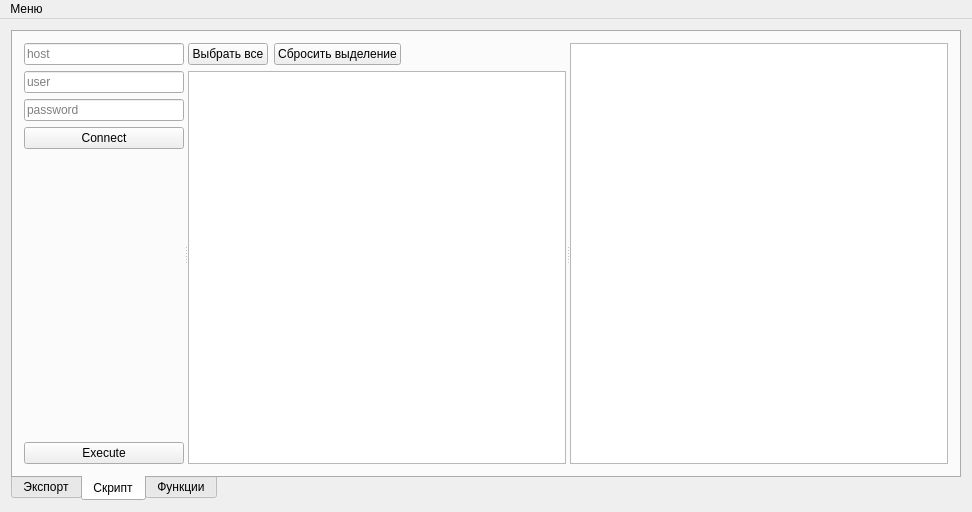
<?xml version="1.0" encoding="UTF-8"?>
<ui version="4.0">
 <class>MainWindow</class>
 <widget class="QMainWindow" name="MainWindow">
  <property name="geometry">
   <rect>
    <x>0</x>
    <y>0</y>
    <width>972</width>
    <height>512</height>
   </rect>
  </property>
  <property name="windowTitle">
   <string>Экспорт данных</string>
  </property>
  <widget class="QWidget" name="centralWidget">
   <layout class="QHBoxLayout" name="horizontalLayout">
    <item>
     <widget class="QTabWidget" name="tabWidget">
      <property name="tabPosition">
       <enum>QTabWidget::South</enum>
      </property>
      <property name="currentIndex">
       <number>1</number>
      </property>
      <widget class="QWidget" name="tab">
       <attribute name="title">
        <string>Экспорт</string>
       </attribute>
       <layout class="QHBoxLayout" name="horizontalLayout_2">
        <item>
         <widget class="QSplitter" name="splitter">
          <property name="orientation">
           <enum>Qt::Horizontal</enum>
          </property>
          <widget class="QFrame" name="frameSrc">
           <property name="frameShape">
            <enum>QFrame::StyledPanel</enum>
           </property>
           <property name="frameShadow">
            <enum>QFrame::Raised</enum>
           </property>
           <layout class="QVBoxLayout" name="verticalLayout_2">
            <property name="leftMargin">
             <number>0</number>
            </property>
            <property name="topMargin">
             <number>0</number>
            </property>
            <property name="rightMargin">
             <number>0</number>
            </property>
            <property name="bottomMargin">
             <number>0</number>
            </property>
            <item>
             <widget class="QLineEdit" name="editHostSrc">
              <property name="toolTip">
               <string>host</string>
              </property>
              <property name="placeholderText">
               <string>host</string>
              </property>
             </widget>
            </item>
            <item>
             <widget class="QLineEdit" name="editUserSrc">
              <property name="toolTip">
               <string>user</string>
              </property>
              <property name="placeholderText">
               <string>user</string>
              </property>
             </widget>
            </item>
            <item>
             <widget class="QLineEdit" name="editPasswordSrc">
              <property name="toolTip">
               <string>password</string>
              </property>
              <property name="echoMode">
               <enum>QLineEdit::Password</enum>
              </property>
              <property name="placeholderText">
               <string>password</string>
              </property>
             </widget>
            </item>
            <item>
             <widget class="QPushButton" name="btConnectSrc">
              <property name="text">
               <string>Connect</string>
              </property>
             </widget>
            </item>
            <item>
             <widget class="QComboBox" name="comboDbSrc">
              <property name="toolTip">
               <string>db</string>
              </property>
              <property name="editable">
               <bool>true</bool>
              </property>
              <property name="insertPolicy">
               <enum>QComboBox::NoInsert</enum>
              </property>
             </widget>
            </item>
            <item>
             <widget class="QComboBox" name="comboSchemaSrc">
              <property name="toolTip">
               <string>schema</string>
              </property>
              <property name="editable">
               <bool>true</bool>
              </property>
              <property name="insertPolicy">
               <enum>QComboBox::NoInsert</enum>
              </property>
             </widget>
            </item>
            <item>
             <widget class="QComboBox" name="comboTableSrc">
              <property name="toolTip">
               <string>table</string>
              </property>
              <property name="editable">
               <bool>true</bool>
              </property>
              <property name="insertPolicy">
               <enum>QComboBox::NoInsert</enum>
              </property>
             </widget>
            </item>
            <item>
             <widget class="QListWidget" name="listFieldsSrc"/>
            </item>
            <item>
             <widget class="QLineEdit" name="editWhere">
              <property name="toolTip">
               <string>Where</string>
              </property>
              <property name="placeholderText">
               <string>WHERE</string>
              </property>
             </widget>
            </item>
            <item>
             <widget class="QPushButton" name="btPrepare">
              <property name="text">
               <string>Prepare</string>
              </property>
             </widget>
            </item>
           </layout>
          </widget>
          <widget class="QTableWidget" name="tableData">
           <property name="editTriggers">
            <set>QAbstractItemView::NoEditTriggers</set>
           </property>
           <property name="selectionMode">
            <enum>QAbstractItemView::NoSelection</enum>
           </property>
           <property name="sortingEnabled">
            <bool>true</bool>
           </property>
          </widget>
          <widget class="QFrame" name="frameDsc">
           <property name="frameShape">
            <enum>QFrame::StyledPanel</enum>
           </property>
           <property name="frameShadow">
            <enum>QFrame::Raised</enum>
           </property>
           <layout class="QVBoxLayout" name="verticalLayout">
            <property name="leftMargin">
             <number>0</number>
            </property>
            <property name="topMargin">
             <number>0</number>
            </property>
            <property name="rightMargin">
             <number>0</number>
            </property>
            <property name="bottomMargin">
             <number>0</number>
            </property>
            <item>
             <widget class="QLineEdit" name="editHostDsc">
              <property name="toolTip">
               <string>host</string>
              </property>
              <property name="placeholderText">
               <string>host</string>
              </property>
             </widget>
            </item>
            <item>
             <widget class="QLineEdit" name="editUserDsc">
              <property name="toolTip">
               <string>user</string>
              </property>
              <property name="placeholderText">
               <string>user</string>
              </property>
             </widget>
            </item>
            <item>
             <widget class="QLineEdit" name="editPasswordDsc">
              <property name="toolTip">
               <string>password</string>
              </property>
              <property name="echoMode">
               <enum>QLineEdit::Password</enum>
              </property>
              <property name="placeholderText">
               <string>password</string>
              </property>
             </widget>
            </item>
            <item>
             <widget class="QPushButton" name="btConnectDsc">
              <property name="text">
               <string>Connect</string>
              </property>
             </widget>
            </item>
            <item>
             <widget class="QComboBox" name="comboDbDsc">
              <property name="toolTip">
               <string>db</string>
              </property>
              <property name="editable">
               <bool>true</bool>
              </property>
              <property name="insertPolicy">
               <enum>QComboBox::NoInsert</enum>
              </property>
             </widget>
            </item>
            <item>
             <widget class="QComboBox" name="comboSchemaDsc">
              <property name="toolTip">
               <string>schema</string>
              </property>
              <property name="editable">
               <bool>true</bool>
              </property>
              <property name="insertPolicy">
               <enum>QComboBox::NoInsert</enum>
              </property>
             </widget>
            </item>
            <item>
             <widget class="QComboBox" name="comboTableDsc">
              <property name="toolTip">
               <string>table</string>
              </property>
              <property name="editable">
               <bool>true</bool>
              </property>
              <property name="insertPolicy">
               <enum>QComboBox::NoInsert</enum>
              </property>
             </widget>
            </item>
            <item>
             <widget class="QListWidget" name="listFieldsDsc"/>
            </item>
            <item>
             <widget class="QCheckBox" name="checkBox">
              <property name="text">
               <string>Очистка перед экспортом</string>
              </property>
             </widget>
            </item>
            <item>
             <widget class="QPushButton" name="btExport">
              <property name="text">
               <string>Export</string>
              </property>
             </widget>
            </item>
           </layout>
          </widget>
         </widget>
        </item>
       </layout>
      </widget>
      <widget class="QWidget" name="tab_2">
       <attribute name="title">
        <string>Скрипт</string>
       </attribute>
       <layout class="QHBoxLayout" name="horizontalLayout_3">
        <item>
         <widget class="QSplitter" name="splitter_2">
          <property name="orientation">
           <enum>Qt::Horizontal</enum>
          </property>
          <widget class="QFrame" name="frame">
           <property name="frameShape">
            <enum>QFrame::NoFrame</enum>
           </property>
           <property name="frameShadow">
            <enum>QFrame::Raised</enum>
           </property>
           <layout class="QVBoxLayout" name="verticalLayout_3">
            <property name="leftMargin">
             <number>0</number>
            </property>
            <property name="topMargin">
             <number>0</number>
            </property>
            <property name="rightMargin">
             <number>0</number>
            </property>
            <property name="bottomMargin">
             <number>0</number>
            </property>
            <item>
             <widget class="QLineEdit" name="editScriptHost">
              <property name="placeholderText">
               <string>host</string>
              </property>
             </widget>
            </item>
            <item>
             <widget class="QLineEdit" name="editScriptUser">
              <property name="placeholderText">
               <string>user</string>
              </property>
             </widget>
            </item>
            <item>
             <widget class="QLineEdit" name="editScriptPassword">
              <property name="echoMode">
               <enum>QLineEdit::Password</enum>
              </property>
              <property name="placeholderText">
               <string>password</string>
              </property>
             </widget>
            </item>
            <item>
             <widget class="QPushButton" name="btScriptConnect">
              <property name="text">
               <string>Connect</string>
              </property>
             </widget>
            </item>
            <item>
             <spacer name="verticalSpacer">
              <property name="orientation">
               <enum>Qt::Vertical</enum>
              </property>
              <property name="sizeHint" stdset="0">
               <size>
                <width>20</width>
                <height>248</height>
               </size>
              </property>
             </spacer>
            </item>
            <item>
             <widget class="QPushButton" name="btScriptExecute">
              <property name="text">
               <string>Execute</string>
              </property>
             </widget>
            </item>
           </layout>
          </widget>
          <widget class="QWidget" name="widget" native="true">
           <layout class="QVBoxLayout" name="verticalLayout_5">
            <property name="leftMargin">
             <number>0</number>
            </property>
            <property name="topMargin">
             <number>0</number>
            </property>
            <property name="rightMargin">
             <number>0</number>
            </property>
            <property name="bottomMargin">
             <number>0</number>
            </property>
            <item>
             <widget class="QWidget" name="widget_2" native="true">
              <layout class="QHBoxLayout" name="horizontalLayout_5">
               <property name="leftMargin">
                <number>0</number>
               </property>
               <property name="topMargin">
                <number>0</number>
               </property>
               <property name="rightMargin">
                <number>0</number>
               </property>
               <property name="bottomMargin">
                <number>0</number>
               </property>
               <item>
                <widget class="QPushButton" name="btScriptSelectAll">
                 <property name="text">
                  <string>Выбрать все</string>
                 </property>
                </widget>
               </item>
               <item>
                <widget class="QPushButton" name="btScriptUnselectAll">
                 <property name="text">
                  <string>Сбросить выделение</string>
                 </property>
                </widget>
               </item>
               <item>
                <spacer name="horizontalSpacer">
                 <property name="orientation">
                  <enum>Qt::Horizontal</enum>
                 </property>
                 <property name="sizeHint" stdset="0">
                  <size>
                   <width>40</width>
                   <height>20</height>
                  </size>
                 </property>
                </spacer>
               </item>
              </layout>
             </widget>
            </item>
            <item>
             <widget class="QListWidget" name="listScriptDb"/>
            </item>
           </layout>
          </widget>
          <widget class="QTextEdit" name="editScript"/>
         </widget>
        </item>
       </layout>
      </widget>
      <widget class="QWidget" name="tab_3">
       <attribute name="title">
        <string>Функции</string>
       </attribute>
       <layout class="QHBoxLayout" name="horizontalLayout_4">
        <item>
         <widget class="QWidget" name="widgetFunc" native="true">
          <property name="maximumSize">
           <size>
            <width>200</width>
            <height>16777215</height>
           </size>
          </property>
          <layout class="QVBoxLayout" name="verticalLayout_4">
           <property name="leftMargin">
            <number>0</number>
           </property>
           <property name="topMargin">
            <number>0</number>
           </property>
           <property name="rightMargin">
            <number>0</number>
           </property>
           <property name="bottomMargin">
            <number>0</number>
           </property>
           <item>
            <widget class="QLineEdit" name="editFuncHost">
             <property name="text">
              <string>127.0.0.1</string>
             </property>
             <property name="placeholderText">
              <string>HOST</string>
             </property>
            </widget>
           </item>
           <item>
            <widget class="QLineEdit" name="editFuncUser">
             <property name="placeholderText">
              <string>USER</string>
             </property>
            </widget>
           </item>
           <item>
            <widget class="QLineEdit" name="editFuncPassword">
             <property name="echoMode">
              <enum>QLineEdit::Password</enum>
             </property>
             <property name="placeholderText">
              <string>PASSWORD</string>
             </property>
            </widget>
           </item>
           <item>
            <widget class="QComboBox" name="comboFuncDb"/>
           </item>
           <item>
            <widget class="QComboBox" name="comboFunc"/>
           </item>
           <item>
            <spacer name="verticalSpacer_2">
             <property name="orientation">
              <enum>Qt::Vertical</enum>
             </property>
             <property name="sizeHint" stdset="0">
              <size>
               <width>20</width>
               <height>324</height>
              </size>
             </property>
            </spacer>
           </item>
           <item>
            <widget class="QPushButton" name="btFuncUpdate">
             <property name="text">
              <string>Update</string>
             </property>
            </widget>
           </item>
          </layout>
         </widget>
        </item>
        <item>
         <widget class="QTextEdit" name="editFuncText"/>
        </item>
       </layout>
      </widget>
     </widget>
    </item>
   </layout>
  </widget>
  <widget class="QMenuBar" name="menuBar">
   <property name="geometry">
    <rect>
     <x>0</x>
     <y>0</y>
     <width>972</width>
     <height>28</height>
    </rect>
   </property>
   <widget class="QMenu" name="menu">
    <property name="title">
     <string>Меню</string>
    </property>
    <addaction name="actionSaveIntoFile"/>
    <addaction name="actionLoadFromFile"/>
   </widget>
   <addaction name="menu"/>
  </widget>
  <action name="actionSaveIntoFile">
   <property name="text">
    <string>Сохранить в файл</string>
   </property>
  </action>
  <action name="actionLoadFromFile">
   <property name="text">
    <string>Загрузить из файла</string>
   </property>
  </action>
 </widget>
 <layoutdefault spacing="6" margin="11"/>
 <resources/>
 <connections/>
</ui>
